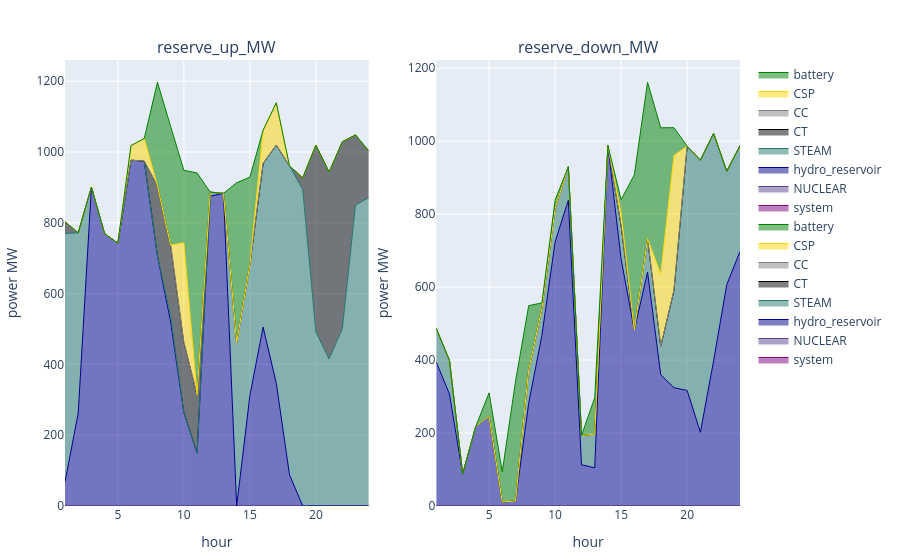

Source (notebook cell):
### Code cell
# p1 = plot_reserve_by_fieldy(reserve_uc_, :reserve_up_MW, :resource)
dissagregate_by_battery = false
if !dissagregate_by_battery
    p2 = plot_reserve(reserve_uc)
else
    p1 = plot_reserve_by_fieldy(s_uc.reserve[(s_uc.reserve.configuration .== config_) .&  (s_uc.reserve.day .== day_) .&  (s_uc.reserve.resource .== "battery"),:], :reserve_up_MW, :r_id)
    p2 = plot_reserve_by_fieldy(s_uc.reserve[(s_uc.reserve.configuration .== config_) .&  (s_uc.reserve.day .== day_) .&  (s_uc.reserve.resource .== "battery"),:], :reserve_down_MW, :r_id)
    [p1 p2]
end

### Figure 1 — Plotly figure (JSON) as saved in the notebook; plotly's stock layout.template omitted (floating-point values rounded to 4 significant figures)
{"data": [{"line": {"color": "purple", "shape": "line", "width": 1}, "mode": "lines", "name": "system", "stackgroup": 1, "type": "scatter", "x": [1, 2, 3, 4, 5, 6, 7, 8, 9, 10, 11, 12, 13, 14, 15, 16, 17, 18, 19, 20, 21, 22, 23, 24], "xaxis": "x1", "y": [null, null, null, null, null, null, null, null, null, null, null, null, null, null, null, null, null, null, null, null, null, null, null, null], "yaxis": "y1"}, {"line": {"color": "rgba(95, 70, 144, 1)", "shape": "line", "width": 1}, "mode": "lines", "name": "NUCLEAR", "stackgroup": 1, "type": "scatter", "x": [1, 2, 3, 4, 5, 6, 7, 8, 9, 10, 11, 12, 13, 14, 15, 16, 17, 18, 19, 20, 21, 22, 23, 24], "xaxis": "x1", "y": [0, 0, 0, 0, 0, 0, 0, 0, 0, 0, 0, 0, 0, 0, 0, 0, 0, 0, 0, 0, 0, 0, 0, 0], "yaxis": "y1"}, {"line": {"color": "darkblue", "shape": "line", "width": 1}, "mode": "lines", "name": "hydro_reservoir", "stackgroup": 1, "type": "scatter", "x": [1, 2, 3, 4, 5, 6, 7, 8, 9, 10, 11, 12, 13, 14, 15, 16, 17, 18, 19, 20, 21, 22, 23, 24], "xaxis": "x1", "y": [67.87, 262.6, 900.5, 769.2, 742.4, 977.0, 974.4, 706.6, 520, 263.9, 149.5, 875.1, 883.1, 0, 312, 505.4, 346.7, 88.26, 0, 0, 0, 0, 0, 0], "yaxis": "y1"}, {"line": {"color": "rgba(36, 121, 108, 1)", "shape": "line", "width": 1}, "mode": "lines", "name": "STEAM", "stackgroup": 1, "type": "scatter", "x": [1, 2, 3, 4, 5, 6, 7, 8, 9, 10, 11, 12, 13, 14, 15, 16, 17, 18, 19, 20, 21, 22, 23, 24], "xaxis": "x1", "y": [702.0, 509.0, 0, 0, 0, 0, 0, 0, 18.47, 0, 0, 11.5, 0, 462.0, 370.0, 462.0, 673.0, 872.5, 893.9, 491.2, 415.2, 500.9, 850.3, 871.0], "yaxis": "y1"}, {"line": {"color": "black", "shape": "line", "width": 1}, "mode": "lines", "name": "CT", "stackgroup": 1, "type": "scatter", "x": [1, 2, 3, 4, 5, 6, 7, 8, 9, 10, 11, 12, 13, 14, 15, 16, 17, 18, 19, 20, 21, 22, 23, 24], "xaxis": "x1", "y": [33, 0, 0, 0, 0, 0, 0, 198, 198, 198, 165, 0, 0, 0, 0, 0, 0, 0, 33, 528, 528, 528, 198, 132], "yaxis": "y1"}, {"line": {"color": "grey", "shape": "line", "width": 1}, "mode": "lines", "name": "CC", "stackgroup": 1, "type": "scatter", "x": [1, 2, 3, 4, 5, 6, 7, 8, 9, 10, 11, 12, 13, 14, 15, 16, 17, 18, 19, 20, 21, 22, 23, 24], "xaxis": "x1", "y": [0, 0, 0, 0, 0, 0, 0, 0, 0, 0, 0, 0, 0, 0, 0, 0, 0, 0, 0, 0, 0, 0, 0, 0], "yaxis": "y1"}, {"line": {"color": "gold", "shape": "line", "width": 1}, "mode": "lines", "name": "CSP", "stackgroup": 1, "type": "scatter", "x": [1, 2, 3, 4, 5, 6, 7, 8, 9, 10, 11, 12, 13, 14, 15, 16, 17, 18, 19, 20, 21, 22, 23, 24], "xaxis": "x1", "y": [0, 0, 0, 0, 0, 41.19, 63.7, 0, 0, 281.6, 0, 0, 0, 0, 0, 94.11, 119.4, 0, 0, 0, 0, 0, 0, 0], "yaxis": "y1"}, {"line": {"color": "green", "shape": "line", "width": 1}, "mode": "lines", "name": "battery", "stackgroup": 1, "type": "scatter", "x": [1, 2, 3, 4, 5, 6, 7, 8, 9, 10, 11, 12, 13, 14, 15, 16, 17, 18, 19, 20, 21, 22, 23, 24], "xaxis": "x1", "y": [0, 0, 0, 0, 0, 0, 0, 292.3, 335.6, 204.7, 626.4, 0, 0, 451.1, 247.0, 0, 0, 0, 0, 0, 0, 0, 0, 0], "yaxis": "y1"}, {"line": {"color": "purple", "shape": "line", "width": 1}, "mode": "lines", "name": "system", "stackgroup": 1, "type": "scatter", "x": [1, 2, 3, 4, 5, 6, 7, 8, 9, 10, 11, 12, 13, 14, 15, 16, 17, 18, 19, 20, 21, 22, 23, 24], "xaxis": "x2", "y": [null, null, null, null, null, null, null, null, null, null, null, null, null, null, null, null, null, null, null, null, null, null, null, null], "yaxis": "y2"}, {"line": {"color": "rgba(95, 70, 144, 1)", "shape": "line", "width": 1}, "mode": "lines", "name": "NUCLEAR", "stackgroup": 1, "type": "scatter", "x": [1, 2, 3, 4, 5, 6, 7, 8, 9, 10, 11, 12, 13, 14, 15, 16, 17, 18, 19, 20, 21, 22, 23, 24], "xaxis": "x2", "y": [0, 0, 0, 0, 0, 0, 0, 0, 0, 0, 0, 0, 0, 0, 0, 0, 0, 0, 0, 0, 0, 0, 0, 0], "yaxis": "y2"}, {"line": {"color": "darkblue", "shape": "line", "width": 1}, "mode": "lines", "name": "hydro_reservoir", "stackgroup": 1, "type": "scatter", "x": [1, 2, 3, 4, 5, 6, 7, 8, 9, 10, 11, 12, 13, 14, 15, 16, 17, 18, 19, 20, 21, 22, 23, 24], "xaxis": "x2", "y": [394.7, 306.9, 87.49, 218.8, 245.6, 11.03, 13.65, 281.4, 468, 724.1, 837.8, 112.9, 104.9, 988, 676, 482.6, 641.1, 359.8, 324.3, 316.6, 202.0, 397.7, 606.9, 697.7], "yaxis": "y2"}, {"line": {"color": "rgba(36, 121, 108, 1)", "shape": "line", "width": 1}, "mode": "lines", "name": "STEAM", "stackgroup": 1, "type": "scatter", "x": [1, 2, 3, 4, 5, 6, 7, 8, 9, 10, 11, 12, 13, 14, 15, 16, 17, 18, 19, 20, 21, 22, 23, 24], "xaxis": "x2", "y": [92.0, 92.0, 0, 0, 0, 0, 0, 92.0, 73.53, 92.0, 92.0, 80.5, 92.0, 0, 92.0, 0, 92.0, 78.46, 267.1, 669.8, 745.8, 623.7, 310.7, 290.0], "yaxis": "y2"}, {"line": {"color": "black", "shape": "line", "width": 1}, "mode": "lines", "name": "CT", "stackgroup": 1, "type": "scatter", "x": [1, 2, 3, 4, 5, 6, 7, 8, 9, 10, 11, 12, 13, 14, 15, 16, 17, 18, 19, 20, 21, 22, 23, 24], "xaxis": "x2", "y": [0, 0, 0, 0, 0, 0, 0, 0, 0, 0, 0, 0, 0, 0, 0, 0, 0, 0, 0, 0, 0, 0, 0, 0], "yaxis": "y2"}, {"line": {"color": "grey", "shape": "line", "width": 1}, "mode": "lines", "name": "CC", "stackgroup": 1, "type": "scatter", "x": [1, 2, 3, 4, 5, 6, 7, 8, 9, 10, 11, 12, 13, 14, 15, 16, 17, 18, 19, 20, 21, 22, 23, 24], "xaxis": "x2", "y": [0, 0, 0, 0, 0, 0, 0, 0, 0, 0, 0, 0, 0, 0, 0, 0, 0, 0, 0, 0, 0, 0, 0, 0], "yaxis": "y2"}, {"line": {"color": "gold", "shape": "line", "width": 1}, "mode": "lines", "name": "CSP", "stackgroup": 1, "type": "scatter", "x": [1, 2, 3, 4, 5, 6, 7, 8, 9, 10, 11, 12, 13, 14, 15, 16, 17, 18, 19, 20, 21, 22, 23, 24], "xaxis": "x2", "y": [0, 0, 0, 0, 0, 0, 0, 0, 0, 0, 0, 0, 0, 0, 33.44, 0, 0, 197.1, 369.5, 0, 0, 0, 0, 0], "yaxis": "y2"}, {"line": {"color": "green", "shape": "line", "width": 1}, "mode": "lines", "name": "battery", "stackgroup": 1, "type": "scatter", "x": [1, 2, 3, 4, 5, 6, 7, 8, 9, 10, 11, 12, 13, 14, 15, 16, 17, 18, 19, 20, 21, 22, 23, 24], "xaxis": "x2", "y": [0, 0, 0, 0, 64.58, 83.03, 327.2, 175.6, 15.29, 22.22, 0, 0, 100, 0, 38.34, 425.3, 428.3, 401.2, 76.23, 0, 0, 0, 0, 0], "yaxis": "y2"}], "layout": {"annotations": [{"font": {"size": 16}, "showarrow": false, "text": "reserve_up_MW", "x": 0.225, "xanchor": "center", "xref": "paper", "y": 1, "yanchor": "bottom", "yref": "paper"}, {"font": {"size": 16}, "showarrow": false, "text": "reserve_down_MW", "x": 0.775, "xanchor": "center", "xref": "paper", "y": 1, "yanchor": "bottom", "yref": "paper"}], "margin": {"b": 50, "l": 50, "r": 50, "t": 60}, "xaxis1": {"anchor": "y1", "domain": [0, 0.45], "title": {"text": "hour"}}, "xaxis2": {"anchor": "y2", "domain": [0.55, 1], "title": {"text": "hour"}}, "yaxis1": {"anchor": "x1", "domain": [0, 1], "title": {"text": "power MW"}}, "yaxis2": {"anchor": "x2", "domain": [0, 1], "title": {"text": "power MW"}}}}
